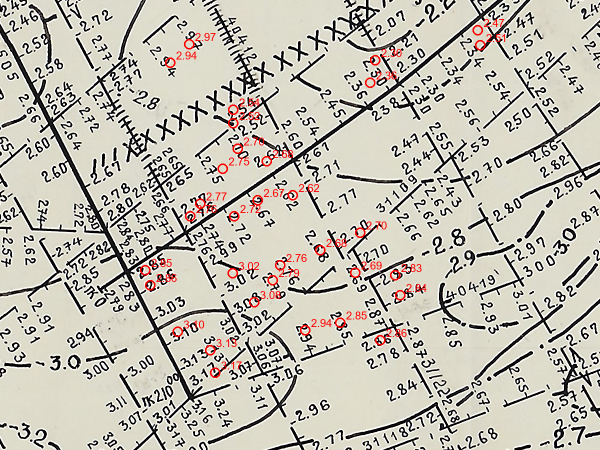
#> input picture archive/map_experiments/digitization_test_overlay.png, 1200 x 900 px (shown at 1/2 size)
$ python -i source_preserving_trace.py   (imports and definitions only)
#> lines starting #> are read from the running program, lines starting #| are printed output that depends on the picture; after the words box and inside, x2 and y2 are one past the last pixel; in counts of white or black regions, pixels touching at a corner belong together
"""Trace long authored contours from archival map scans.

This is the production form of the original sheet-23 tracer.  It deliberately
works at source resolution: small connected components are text/ticks, long
straight components are profiles/frame, and the remaining skeleton is joined
through gaps only when endpoint tangents agree.
"""
from __future__ import annotations
import math


import cv2
import numpy as np
from scipy.spatial import cKDTree
from skimage.morphology import skeletonize


def _prune_spurs(skeleton: np.ndarray, max_length: int, rounds: int = 4) -> np.ndarray:
    """Remove short dead-end branches so contours stop fragmenting at them.

    Depth ticks, label strokes and skeletonization noise touch a contour and
    leave a stub. Every stub is a junction, and a junction splits the contour
    into separate walks, so a contour crossed ten times arrives as eleven
    fragments that later filters then discard piecewise. Cutting the stubs
    first keeps the contour a single path.
    """
    pruned = skeleton.copy()
    offsets = (
        (-1, -1), (-1, 0), (-1, 1), (0, -1),
        (0, 1), (1, -1), (1, 0), (1, 1),
    )
    for _ in range(rounds):
        pixels = set(map(tuple, np.argwhere(pruned)))
        if not pixels:
            break

        def neighbours(point: tuple[int, int]) -> list[tuple[int, int]]:
            y, x = point
            return [(y + dy, x + dx) for dy, dx in offsets if (y + dy, x + dx) in pixels]

        degree = {point: len(neighbours(point)) for point in pixels}
        removed: list[tuple[int, int]] = []
        for endpoint in [point for point, count in degree.items() if count == 1]:
            branch = [endpoint]
            previous, current = None, endpoint
            while len(branch) <= max_length:
                candidates = [item for item in neighbours(current) if item != previous]
                if len(candidates) != 1:
                    break
                previous, current = current, candidates[0]
                if degree[current] > 2:
                    break
                branch.append(current)
            # Only cut when the branch really ends in a junction: an isolated
            # short line is linework, not a stub.
            if len(branch) <= max_length and degree[current] > 2:
                removed.extend(branch)
        if not removed:
            break
        rows, columns = zip(*removed)
        pruned[np.asarray(rows), np.asarray(columns)] = False
    return pruned


def _walk_skeleton(skeleton: np.ndarray) -> list[list[tuple[int, int]]]:
    pixels = set(map(tuple, np.argwhere(skeleton)))
    offsets = (
        (-1, -1), (-1, 0), (-1, 1), (0, -1),
        (0, 1), (1, -1), (1, 0), (1, 1),
    )

    def neighbours(point: tuple[int, int]) -> list[tuple[int, int]]:
        y, x = point
        return [(y + dy, x + dx) for dy, dx in offsets if (y + dy, x + dx) in pixels]

    degree = {point: len(neighbours(point)) for point in pixels}
    nodes = {point for point, count in degree.items() if count != 2}
    visited_edges: set[tuple[tuple[int, int], tuple[int, int]]] = set()
    paths: list[list[tuple[int, int]]] = []

    def edge(left: tuple[int, int], right: tuple[int, int]):
        return (left, right) if left <= right else (right, left)

    def walk(start: tuple[int, int], first: tuple[int, int]):
        path = [start, first]
        visited_edges.add(edge(start, first))
        previous, current = start, first
        while current not in nodes:
            candidates = [item for item in neighbours(current) if item != previous]
            if not candidates:
                break
            following = candidates[0]
            if edge(current, following) in visited_edges:
                break
            path.append(following)
            visited_edges.add(edge(current, following))
            previous, current = current, following
        return path

    for node in nodes:
        for neighbour in neighbours(node):
            if edge(node, neighbour) not in visited_edges:
                paths.append(walk(node, neighbour))
    for point in pixels:
        for neighbour in neighbours(point):
            if edge(point, neighbour) not in visited_edges:
                paths.append(walk(point, neighbour))
    return paths


# [102 lines left out: functions _arc_offset, _stitch, not called in this run]


def trace_source_geometry(
    gray: np.ndarray,
    *,
    component_span_factor: float = 80.0,
    profile_length_factor: float = 750.0,
    output_length_factor: float = 100.0,
) -> dict:
#> called with component_span_factor = 80, profile_length_factor = 750, output_length_factor = 100
    ink = np.uint8(gray < 128)
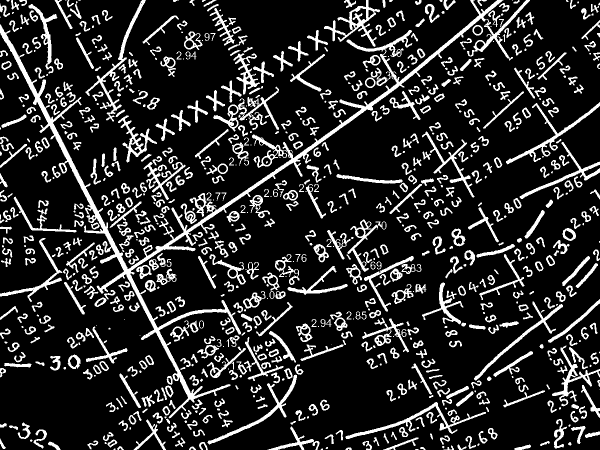
#> ink: shape (900, 1200) (shown at 1/2 size); values 0 (black) and 1 (white), 16.6% white; 855 white regions (164 under 20 px), largest, box (x1, y1, x2, y2) and area: (0, 0, 1060, 837) 27256, (171, 0, 292, 243) 2430, (426, 173, 558, 263) 2404
    height, width = ink.shape
#> height = 900; width = 1200
    resolution_scale = max(0.5, min(height, width) / 8_000.0)
#> resolution_scale = 0.5
    min_component_span = max(40, round(component_span_factor * resolution_scale))
#> min_component_span = 40

    count, labels, stats, _ = cv2.connectedComponentsWithStats(ink, connectivity=8)
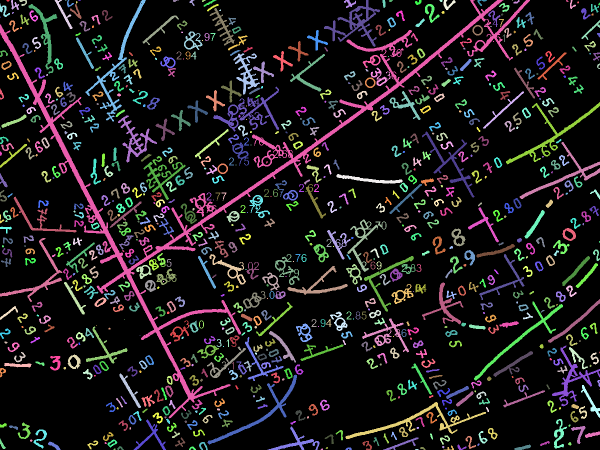
#> labels: shape (900, 1200) int32 (shown at 1/2 size); 856 distinct labels, from 0 to 855; one colour per label, 0 black
#> count = 856; stats = 856 rows, first 6: [0, 0, 1200, 900, 901088], [13, 0, 6, 3, 16], [22, 0, 16, 20, 149], [38, 0, 16, 12, 90], [109, 0, 36, 58, 386], [130, 0, 3, 1, 3]
    retained = np.zeros_like(ink)
    dashes = []
    for component in range(1, count):
        x, y, component_width, component_height, area = stats[component]
        major = max(component_width, component_height)
        minor = min(component_width, component_height)
        if major >= min_component_span:
            retained[labels == component] = 1
            continue
        if not (max(7, 14 * resolution_scale) <= major <= 150 * resolution_scale):
            continue
        if area < max(6, 12 * resolution_scale) or major / max(1, minor) < 2.2:
            continue
        ys, xs = np.nonzero(labels[y:y + component_height, x:x + component_width] == component)
        points = np.column_stack([xs + x, ys + y]).astype(float)
        mean = points.mean(axis=0)
        _, singular, vectors = np.linalg.svd(points - mean)
        if singular[1] / max(1e-3, singular[0]) < 0.35:
            dashes.append((mean, vectors[0], major / 2.0, component))
#> this loop made 855 passes
#> (x, y, component_width, component_height, area, major, minor) on passes 2 to 4: (22, 0, 16, 20, 149, 20, 16), (38, 0, 16, 12, 90, 16, 12), (109, 0, 36, 58, 386, 58, 36)
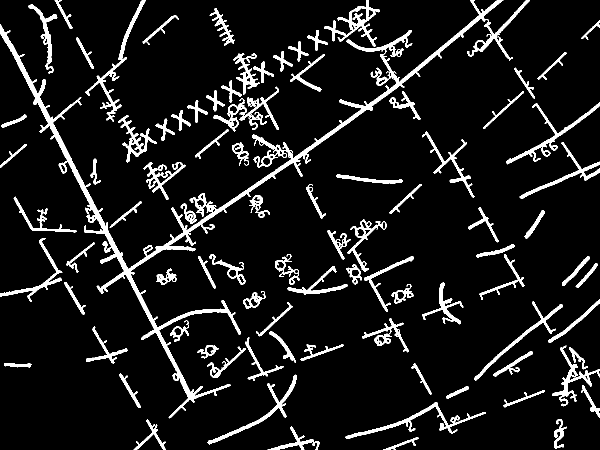
#> retained: shape (900, 1200) (shown at 1/2 size); values 0 (black) and 1 (white), 9% white; 90 white regions, largest, box (x1, y1, x2, y2) and area: (0, 0, 1060, 837) 27256, (171, 0, 292, 243) 2430, (426, 173, 558, 263) 2404

    dash_links = 0
    if dashes:
        centers = np.asarray([item[0] for item in dashes])
        directions = np.asarray([item[1] for item in dashes])
        half_lengths = np.asarray([item[2] for item in dashes])
        tree = cKDTree(centers)
        for left, right in tree.query_pairs(80 * resolution_scale):
            delta = centers[right] - centers[left]
            distance = float(np.linalg.norm(delta))
            if distance < 4 or distance > half_lengths[left] + half_lengths[right] + 65 * resolution_scale:
                continue
            direction = delta / distance
            if min(abs(float(np.dot(direction, directions[left]))), abs(float(np.dot(direction, directions[right])))) < 0.9:
                continue
            cv2.line(retained, tuple(centers[left].astype(int)), tuple(centers[right].astype(int)), 1, max(1, round(3 * resolution_scale)))
            retained[labels == dashes[left][3]] = 1
            retained[labels == dashes[right][3]] = 1
            dash_links += 1
#> this loop made 2 passes
#> (left, right) on passes 1 to 2: (4, 5), (10, 11)

    profile_mask = np.zeros_like(retained)
    segments = cv2.HoughLinesP(
        retained * 255,
        1,
        np.pi / 360,
        threshold=max(150, round(300 * resolution_scale)),
        minLineLength=max(250, round(profile_length_factor * resolution_scale)),
        maxLineGap=max(6, round(12 * resolution_scale)),
    )
    segment_count = 0
    if segments is not None:
        for x1, y1, x2, y2 in segments.reshape(-1, 4):
            cv2.line(profile_mask, (x1, y1), (x2, y2), 1, max(3, round(9 * resolution_scale)))
            segment_count += 1
#> this loop made 13 passes
#> (x1, y1, x2, y2) on passes 1 to 12: (0, 57, 388, 803), (200, 583, 802, 169), (28, 114, 387, 804), (0, 54, 387, 798), (0, 52, 388, 797), (199, 581, 816, 157), (283, 527, 782, 184), (0, 49, 339, 702), (318, 504, 756, 203), (140, 333, 385, 803), (0, 48, 264, 556), (6, 58, 260, 546)
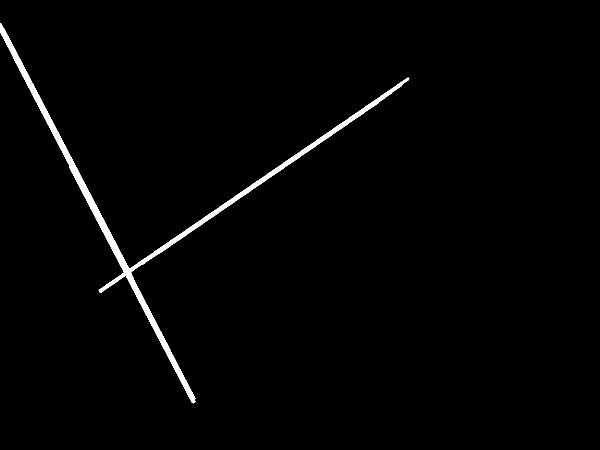
#> profile_mask: shape (900, 1200) (shown at 1/2 size); values 0 (black) and 1 (white), 1.5% white; 1 white region, box (x1, y1, x2, y2) and area: (0, 46, 819, 807) 16144
    # Removing the whole corridor also cuts every contour that crosses it, and
    # restoring those crossings by stroke orientation was measured end to end:
    # it recovers mask ink but yields no better contour layer, because the
    # wobbly profile ink it keeps returns as decoration. The plain band stays.
    retained[profile_mask > 0] = 0
    border = max(30, round(60 * resolution_scale))
    retained[:border] = retained[-border:] = 0
    retained[:, :border] = retained[:, -border:] = 0
#> retained: shape (900, 1200); values 0 (black) and 1 (white), 7.2% white; 181 white regions (46 under 20 px), largest, box (x1, y1, x2, y2) and area: (693, 30, 1033, 202) 4930, (426, 173, 558, 263) 2404, (703, 804, 972, 870) 2195

    count, labels, stats, _ = cv2.connectedComponentsWithStats(retained, connectivity=8)
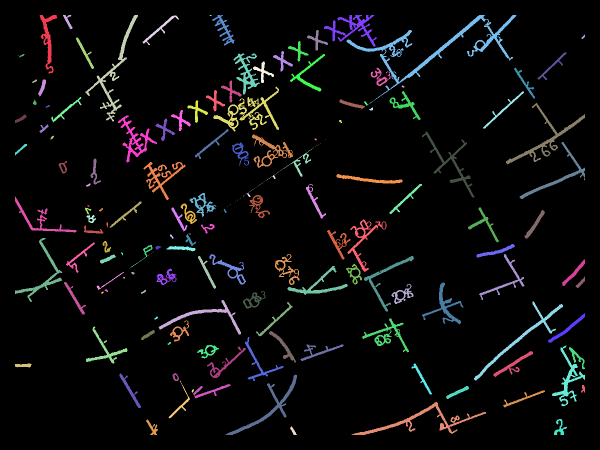
#> labels: shape (900, 1200) int32 (shown at 1/2 size); 182 distinct labels, from 0 to 181; one colour per label, 0 black
    linework = np.zeros_like(retained)
    for component in range(1, count):
        if max(stats[component, 2], stats[component, 3]) >= max(50, round(100 * resolution_scale)):
            linework[labels == component] = 1
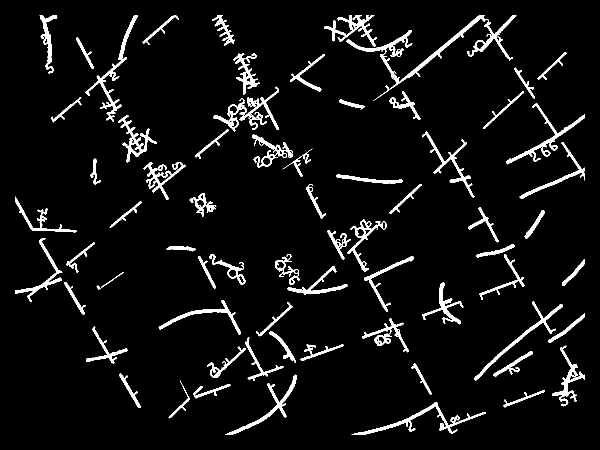
#> linework: shape (900, 1200) (shown at 1/2 size); values 0 (black) and 1 (white), 5.9% white; 68 white regions, largest, box (x1, y1, x2, y2) and area: (693, 30, 1033, 202) 4930, (426, 173, 558, 263) 2404, (703, 804, 972, 870) 2195

    skeleton = _prune_spurs(
        skeletonize(linework > 0), max_length=max(8, round(18 * resolution_scale))
    )
#> in _prune_spurs, `pruned = skeleton.copy()`: pruned: shape (900, 1200) bool; 1.2% white in thin lines or dots, all inside (x1, y1, x2, y2) = (30, 30, 1170, 870)
#> after the loop in _prune_spurs, `for _ in range(rounds):`:
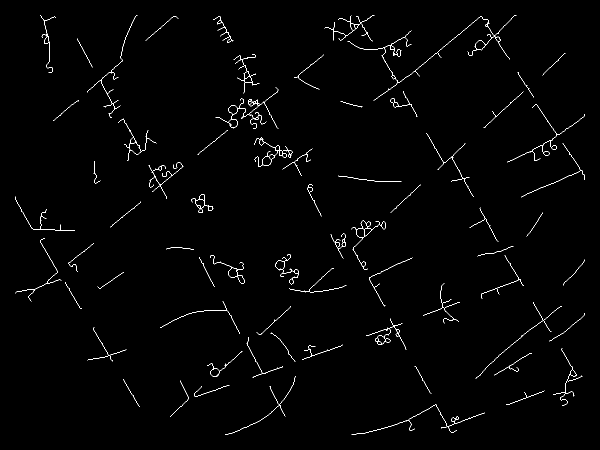
#> pruned: shape (900, 1200) bool (shown at 1/2 size); 1% white in thin lines or dots, all inside (x1, y1, x2, y2) = (30, 30, 1170, 870)
    # Short chains between two junctions are what connects a contour across a
    # crossing, so they must reach the stitcher rather than be filtered out by
    # length beforehand. The floor stays high enough to keep skeleton noise in
    # dense label areas out: below it, stray chains stitch into wandering paths
    # that the decoration filters then have to throw away wholesale.
    paths = [
        np.asarray([(x, y) for y, x in path], dtype=float)
        for path in _walk_skeleton(skeleton)
        if len(path) >= 25
    ]
    fragment_count = len(paths)
    # Merely widening the angle window to bridge the dashed Volga-Ural contours
    # was measured and rejected: it hopped between neighbouring contours. The
    # arc test below is what lets the window open, because a neighbour sits off
    # the arc even when it points the same way.
    for gap, alignment in ((6, 0.82), (45, 0.93), (130, 0.965), (210, 0.985)):
        paths = _stitch(
            paths,
            max_gap=gap * resolution_scale,
            minimum_alignment=alignment,
            arc_tolerance=14.0 * resolution_scale,
            arc_minimum_gap=60.0 * resolution_scale,
        )
    minimum_length = max(60, round(output_length_factor * resolution_scale))
    paths = [path for path in paths if len(path) >= minimum_length]
    simplified = []
    for path in paths:
        contour = path.astype(np.float32).reshape(-1, 1, 2)
        points = cv2.approxPolyDP(contour, 2.0 * resolution_scale, False).reshape(-1, 2)
        if len(points) >= 2:
            simplified.append(points.tolist())

    return {
        "polylines": simplified,
        "isoline_mask": np.uint8(linework * 255),
        "profile_mask": np.uint8(profile_mask * 255),
        "fragment_count": fragment_count,
        "profile_segments": segment_count,
        "dash_links": dash_links,
        "source_resolution": [width, height],
        "resolution_scale": resolution_scale,
    }

>>> import cv2
>>> picture = cv2.imread('../../archive/map_experiments/digitization_test_overlay.png', cv2.IMREAD_GRAYSCALE)
>>> result = trace_source_geometry(picture)
